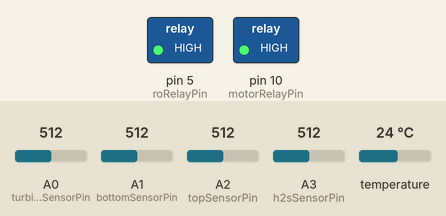
Recording of a sketch running on a simulated Arduino Uno, built with avr-gcc and run on an emulated ATmega328P. Shown: switched loads named in the sketch (green lamp = pin HIGH). The test bench sets the inputs (shaded band); at power-on: A2 (topSensorPin) = 512, A0 (turbiditySensorPin) = 512, A1 (bottomSensorPin) = 512, A3 (h2sSensorPin) = 512, temperature 24 °C. Pins used as bus, display or sensor lines are not drawn; what the sketch prints to the serial monitor is not drawn.

Above: at 1.6 s.
1.7 s: A2 (topSensorPin) set to 210
4.2 s: A2 (topSensorPin) set to 184
At 6.3 s:
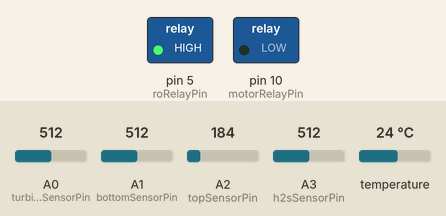
6.6 s: A2 (topSensorPin) set to 306
At 11.0 s:
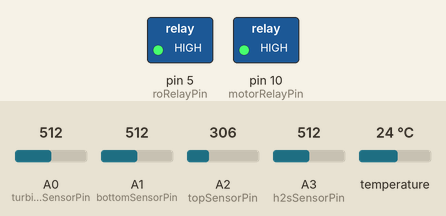
11.7 s: A2 (topSensorPin) set to 30
At 12.8 s:
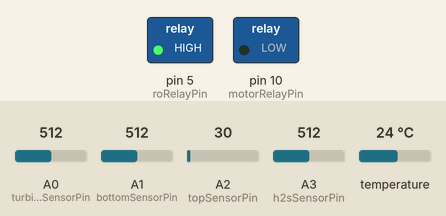
Timing chart, 0 to 14.7 s (numbered marks = the images above; inputs shaded):
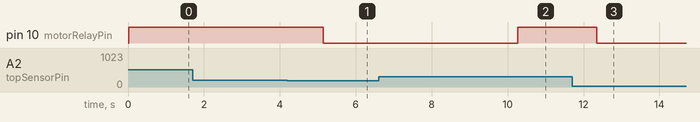

Measured:
- the behaviour switches between 200 and 199 on A2 (topSensorPin) (found by bisection; images 0 and 1)
- after the input at 1.7 s, every drawn part: stays the same
- after the input at 4.2 s, pin 10 (motorRelayPin): HIGH → LOW after 0.95 s
- after the input at 6.6 s, pin 10 (motorRelayPin): LOW → HIGH after 3.7 s
- after the input at 11.7 s, pin 10 (motorRelayPin): HIGH → LOW after 0.64 s

The sketch:

code.ino
```cpp
#include <OneWire.h>
#include <DallasTemperature.h>

// Define pin assignments
const int bottomSensorVccPin = 2; // Pin to control VCC of the bottom sensor
const int bottomSensorPin = A1;   // Analog pin for bottom water depth sensor
const int topSensorPin = A2;      // Analog pin for top water depth sensor
const int motorRelayPin = 10;
const int roRelayPin = 5;
const int tempSensorPin = 7;
const int turbiditySensorPin = A0;
const int h2sSensorPin = A3;      // Analog pin connected to H₂S sensor
bool roOn = false;
bool motorOn = false;

// Thresholds
int BOTTOM_SENSOR_THRESHOLD = 550; // Example threshold for bottom sensor
int TOP_SENSOR_THRESHOLD = 200;    // Example threshold for top sensor
int turbidityThreshold = 500;      // Example threshold for turbidity
int h2sThreshold = 300;            // Example threshold for H₂S

// Initialize sensors
OneWire oneWire(tempSensorPin);
DallasTemperature sensors(&oneWire);

void setup() {
    pinMode(motorRelayPin, OUTPUT);
    pinMode(roRelayPin, OUTPUT);
    pinMode(bottomSensorVccPin, OUTPUT); // Set VCC control pin as output
    digitalWrite(bottomSensorVccPin, LOW); // Initially turn off the sensor

    sensors.begin();
    Serial.begin(9600); // Initialize serial communication for debugging

    // Initial states
    digitalWrite(motorRelayPin, HIGH); // Set to HIGH to keep the motor off initially
    digitalWrite(roRelayPin, HIGH);    // Set to HIGH to keep the RO off initially
}

int readBottomSensor() {
    digitalWrite(bottomSensorVccPin, HIGH);  // Power on the bottom sensor
    delay(100); // Wait for sensor stabilization
    int value = analogRead(bottomSensorPin); // Read the sensor value
    digitalWrite(bottomSensorVccPin, LOW);   // Power off the sensor
    return value;
}

void loop() {
    // Read sensor values
    int bottomSensorValue = readBottomSensor();
    int topSensorValue = analogRead(topSensorPin);
    sensors.requestTemperatures();
    float waterTemp = sensors.getTempCByIndex(0);
    int turbidityValue = analogRead(turbiditySensorPin);
    int h2sValue = analogRead(h2sSensorPin);

    // Control motor based on water level
    motorOn = false;
    if (bottomSensorValue < BOTTOM_SENSOR_THRESHOLD) {
        while (true) {
            topSensorValue = analogRead(topSensorPin);
            bottomSensorValue = readBottomSensor(); // Read the top sensor value
            Serial.print("Bottom: ");
            Serial.print(bottomSensorValue);
            Serial.print(", Top: ");
            Serial.print(topSensorValue);
            Serial.print(", Temp: ");
            Serial.print(waterTemp);
            Serial.print(", Turbidity: ");
            Serial.print(turbidityValue);
            Serial.print(", H₂S: ");
            Serial.print(h2sValue);
            Serial.print(", Motor: ");
            Serial.print(motorOn ? "ON" : "OFF");
            Serial.print(", RO: ");
            Serial.println(roOn ? "ON" : "OFF");
            if (topSensorValue >= TOP_SENSOR_THRESHOLD) {
                digitalWrite(motorRelayPin, HIGH); // Turn off motor (active-low relay)
                motorOn = false;
                break; // Exit the loop once the tank is full
            } else {
                digitalWrite(motorRelayPin, LOW);
                motorOn = true;
                delay(5000);
            }
        }
    } else {
        digitalWrite(motorRelayPin, HIGH);
        motorOn = false;
    }

    // Control RO based on temperature, turbidity, H2S
    roOn = false;
    if (waterTemp > 40 || turbidityValue > turbidityThreshold || h2sValue > h2sThreshold) {
        digitalWrite(roRelayPin, HIGH); // Turn off RO (active-low relay)
        roOn = false;
    } else {
        digitalWrite(roRelayPin, LOW); // Turn on RO (active-low relay)
        roOn = true;
    }

    // Print data to serial for debugging
    Serial.print("Bottom: ");
    Serial.print(bottomSensorValue);
    Serial.print(", Top: ");
    Serial.print(topSensorValue);
    Serial.print(", Temp: ");
    Serial.print(waterTemp);
    Serial.print(", Turbidity: ");
    Serial.print(turbidityValue);
    Serial.print(", H₂S: ");
    Serial.print(h2sValue);
    Serial.print(", Motor: ");
    Serial.print(motorOn ? "ON" : "OFF");
    Serial.print(", RO: ");
    Serial.println(roOn ? "ON" : "OFF");

    delay(1000); // Delay for sensor reading
}
```
